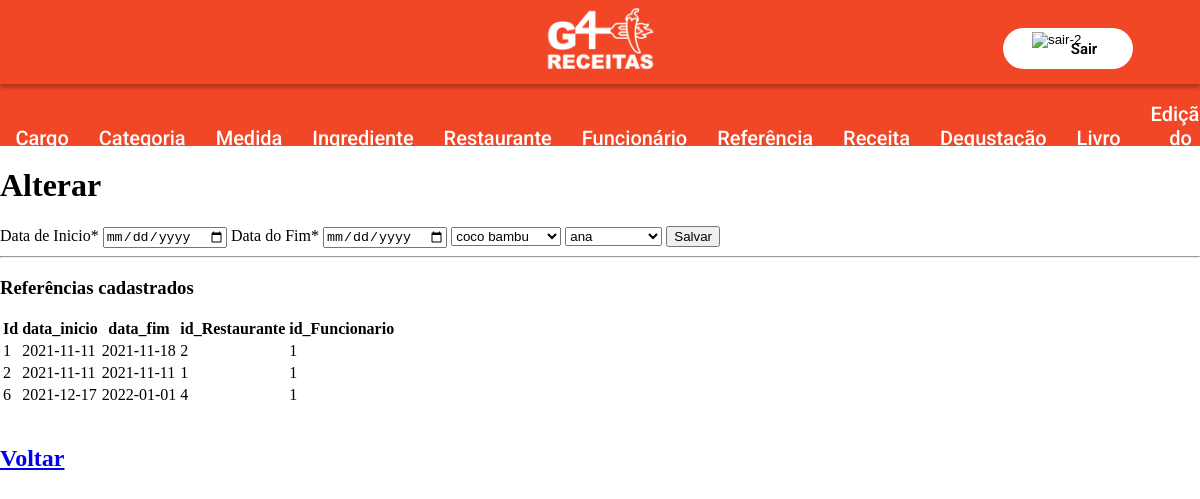
Screenshot of /referencia/alterar.php with the database file from the repository.
### tables this page shows
CREATE TABLE `g4_referencia` (
  `id_Referencia` int(11) NOT NULL,
  `data_inicio` date NOT NULL,
  `data_fim` date DEFAULT NULL,
  `id_Restaurante` int(11) NOT NULL,
  `id_Funcionario` int(11) NOT NULL
);

### referencia/alterar.php (the view, shortened to what this page needs)
<!DOCTYPE html>
<html lang="pt-br">
<head>
    <link rel="stylesheet" href="../includes/style.css">
</head>
<body>
    <?php
            include ('../includes/header.php');
            include('../model/conexao.php');
         $sql = " SELECT * FROM g4_restaurante";
         try {
             $stmt = $conexao -> prepare($sql);
             $stmt -> execute();
             $results = $stmt -> fetchAll();
         }
         catch(Exception $ex){
             echo ($ex -> getMessage());
         }
         $sql = " SELECT * FROM g4_funcionario";
         try {
             $stmt = $conexao -> prepare($sql);
             $stmt -> execute();
             $results1 = $stmt -> fetchAll();
         }
         catch(Exception $ex){
             echo ($ex -> getMessage());
         }
    ?>
    <h1>Alterar</h1>
    <form action="acaoalterar.php" method="GET">
        <label for="data_inicio">Data de Inicio*</label>
        <input required type="date" name="data_inicio" value="<?php echo (isset($data_inicio) && ($data_inicio != null || $data_inicio != "")) ? $data_inicio : ''; ?>" />
        <label for="data_fim">Data do Fim*</label>
        <input required type="date" name="data_fim" value="<?php echo (isset($data_fim) && ($data_fim != null || $data_fim != "")) ? $data_fim : ''; ?>" />
        <select required  id="id_Restaurante" name="id_Restaurante">
                <?php foreach($results as $output) {?>
                    <option <?php echo $id_Restaurante == $output["id_Restaurante"]?  "selected" : ""; ?> value="<?php echo $output["id_Restaurante"];?>"><?php echo $output["nome"];?></option>
                <?php } ?>
        </select>
        <select required id="id_Funcionario" name="id_Funcionario">
                <?php foreach($results1 as $output) {?>
                    <option <?php echo $id_Funcionario == $output["id_Funcionario"]?  "selected" : ""; ?> value="<?php echo $output["id_Funcionario"];?>"><?php echo $output["nome"];?></option>
                <?php } ?>
        </select>
        <button type="submit" >Salvar</button>
    </form>
    <hr/>
    <h3>Referências cadastrados</h3>
    <table>
        <thead>
            <tr>
                    <th>Id</th>
                    <th>data_inicio</th>
                    <th>data_fim</th>
                    <th>id_Restaurante</th>
                    <th>id_Funcionario</th>
            </tr>
        </thead>
        <tbody>
            <?php
                try {
                    $stmt = $conexao->prepare("SELECT * FROM g4_referencia");
                    if ($stmt->execute()) {
                        while ($rs = $stmt->fetch(PDO::FETCH_OBJ)) {
                            echo "<tr>";
                            echo "<td>$rs->id_Referencia</td>";
                            echo "<td>$rs->data_inicio</td>";
                            echo "<td>$rs->data_fim</td>";
                            echo "<td>$rs->id_Restaurante</td>";
                            echo "<td>$rs->id_Funcionario</td>";
                            echo "</tr>";
                        }
                    } else {
                    echo "Erro: Não foi possível recuperar os dados do banco de dados";
                    }
                } catch (PDOException $erro) {
                    echo "Erro: " . $erro->getMessage();
                }
            ?>
        </tbody>
    </table>
    <br>
        <h2><a href="./index.php">Voltar</a></h2>
</body>
</html>

### includes/style.css (style rules this page uses)
body { width: auto; margin: 0; }

### rows the page displays
g4_referencia: id_Referencia "1", data_inicio "2021-11-11", data_fim "2021-11-18", id_Restaurante "2", id_Funcionario "1"
g4_referencia: id_Referencia "2", data_inicio "2021-11-11", data_fim "2021-11-11", id_Restaurante "1", id_Funcionario "1"
g4_referencia: id_Referencia "6", data_inicio "2021-12-17", data_fim "2022-01-01", id_Restaurante "4", id_Funcionario "1"

### other values shown
form field id_Restaurante "coco bambu"
form field id_Funcionario "ana"
